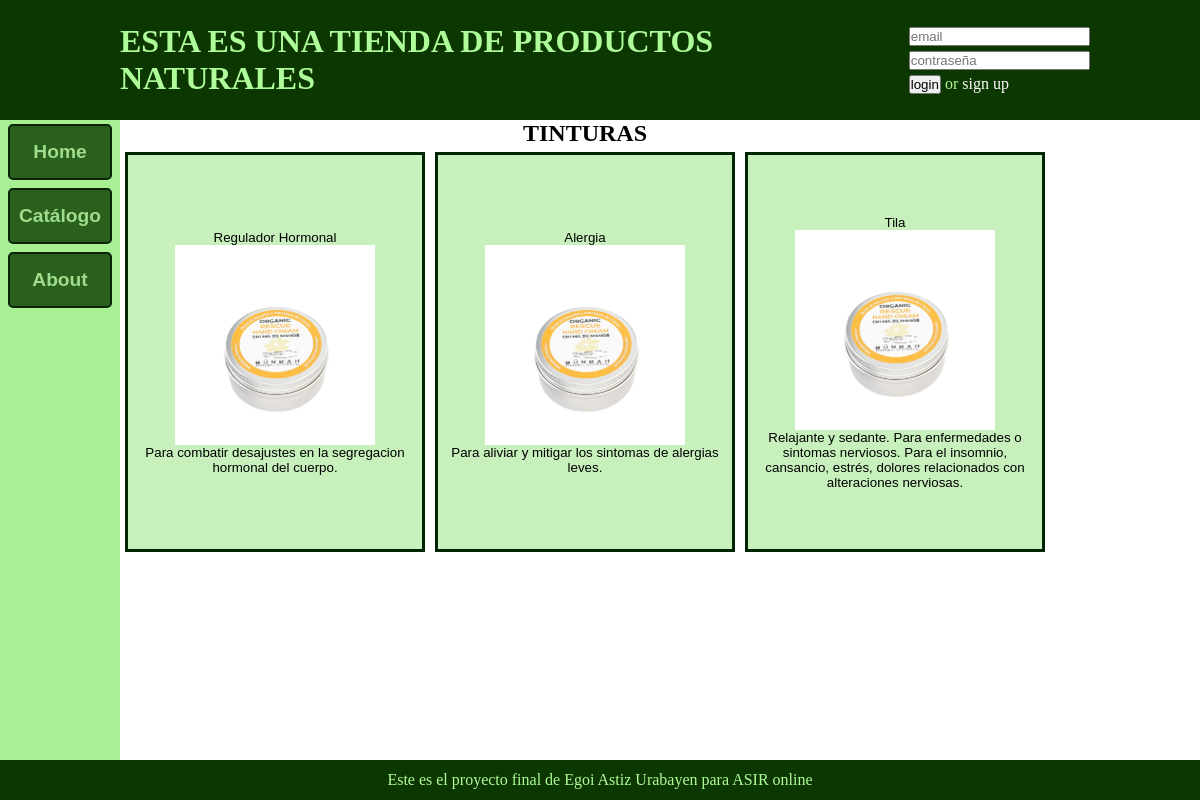
Screenshot of /webapp/tinturas.php with the database file from the repository.
### tables this page shows
CREATE TABLE IF NOT EXISTS productos (
  id_producto CHAR(5) NOT NULL,
  nombre VARCHAR(50) NOT NULL,
  descripcion VARCHAR(300) NOT NULL,
  tipo ENUM('pomada', 'crema', 'aceite', 'tintura', 'cacao') NOT NULL,
  PRIMARY KEY (id_producto)
);

### webapp/tinturas.php (the view, shortened to what this page needs)
<!DOCTYPE html>
<html lang="es">
<head>
  <link rel="stylesheet" href="estilos.css">
</head>
<body>
  <?php
  require 'header.php';
  ?>
  <div id="cuerpo">
    <?php
    require 'nav.php';
    ?>
    <div id="contenido">
      <h2>TINTURAS</h2>
      <div id="vendidos">
      <?php
      $host = '192.168.100.11';
      $user = "admin";
      $password = "12345678";
      $data_base = "proyecto";
      $conexion = mysqli_connect($host,$user,$password,$data_base);
      $consulta = "select nombre, descripcion from productos where tipo = 'tintura'";
      $resultado = mysqli_query($conexion, $consulta);
      if (!$resultado){
        echo "<p style='color:red;font-size:50%'>error</p>";
        mysqli_close($conexion);
        exit;
      } else {
        while ($fila = mysqli_fetch_row($resultado)) {
          echo '<button class="producto">';
          echo '<div class="nombre"><p>'.$fila[0].'</p></div>';
          echo '<img class="img" src="./imagenes/img.jpg">';
          echo '<div class="descripcion"><p>'.$fila[1].'</p></div>';
          echo '</button>';
        }
      }
      ?>
      </div>
    </div>
  </div>
  <?php
  require 'footer.php';
  ?>
</body>
</html>

### webapp/estilos.css (style rules this page uses)
* { margin: 0; padding: 0; }
#cuerpo { display: flex; }
#contenido { display: flex; flex-direction: column; align-items: center; overflow: auto; height: 80vh; }
#vendidos { display: flex; flex-wrap: wrap; }
.producto { display: flex; flex-direction: column; align-items: center; justify-content: center; width: 300px; height: 400px; overflow: hidden; margin: 5px; padding: 5px; border: solid 3px rgb(1, 37, 3); background-color: #c7f0bc; }
.producto .img { height: 200px; width: 200px; }

### rows the page displays
productos: nombre "Regulador Hormonal", descripcion "Para combatir desajustes en la segregacion hormonal del cuerpo."
productos: nombre "Alergia", descripcion "Para aliviar y mitigar los sintomas de alergias leves."
productos: nombre "Tila", descripcion "Relajante y sedante. Para enfermedades o sintomas nerviosos. Para el insomnio, cansancio, estrés, dolores relacionados con alteraciones nerviosas."
